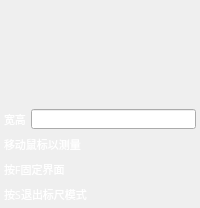
     <widget class="QWidget" name="rulerPage">
      <layout class="QVBoxLayout" name="verticalLayout_3">
       <property name="spacing">
        <number>0</number>
       </property>
       <property name="leftMargin">
        <number>0</number>
       </property>
       <property name="topMargin">
        <number>0</number>
       </property>
       <property name="rightMargin">
        <number>0</number>
       </property>
       <property name="bottomMargin">
        <number>0</number>
       </property>
       <item>
        <widget class="QWidget" name="rectangleWidget" native="true">
         <property name="sizePolicy">
          <sizepolicy hsizetype="Fixed" vsizetype="Fixed">
           <horstretch>0</horstretch>
           <verstretch>0</verstretch>
          </sizepolicy>
         </property>
         <property name="minimumSize">
          <size>
           <width>165</width>
           <height>105</height>
          </size>
         </property>
         <property name="maximumSize">
          <size>
           <width>165</width>
           <height>105</height>
          </size>
         </property>
         <layout class="QGridLayout" name="gridLayout">
          <property name="leftMargin">
           <number>0</number>
          </property>
          <property name="topMargin">
           <number>0</number>
          </property>
          <property name="rightMargin">
           <number>0</number>
          </property>
          <property name="bottomMargin">
           <number>0</number>
          </property>
          <property name="spacing">
           <number>0</number>
          </property>
          <item row="2" column="0">
           <widget class="RectangleBorderLabel" name="lbLabel">
            <property name="minimumSize">
             <size>
              <width>55</width>
              <height>35</height>
             </size>
            </property>
            <property name="maximumSize">
             <size>
              <width>55</width>
              <height>35</height>
             </size>
            </property>
            <property name="text">
             <string/>
            </property>
           </widget>
          </item>
          <item row="2" column="2">
           <widget class="RectangleBorderLabel" name="rbLabel">
            <property name="minimumSize">
             <size>
              <width>55</width>
              <height>35</height>
             </size>
            </property>
            <property name="maximumSize">
             <size>
              <width>55</width>
              <height>35</height>
             </size>
            </property>
            <property name="text">
             <string/>
            </property>
           </widget>
          </item>
          <item row="0" column="2">
           <widget class="RectangleBorderLabel" name="rtLabel">
            <property name="minimumSize">
             <size>
              <width>55</width>
              <height>35</height>
             </size>
            </property>
            <property name="maximumSize">
             <size>
              <width>55</width>
              <height>35</height>
             </size>
            </property>
            <property name="text">
             <string/>
            </property>
           </widget>
          </item>
          <item row="0" column="0">
           <widget class="RectangleBorderLabel" name="ltLabel">
            <property name="minimumSize">
             <size>
              <width>55</width>
              <height>35</height>
             </size>
            </property>
            <property name="maximumSize">
             <size>
              <width>55</width>
              <height>35</height>
             </size>
            </property>
            <property name="text">
             <string/>
            </property>
           </widget>
          </item>
          <item row="0" column="1">
           <widget class="RectangleBorderLabel" name="tLabel">
            <property name="minimumSize">
             <size>
              <width>55</width>
              <height>35</height>
             </size>
            </property>
            <property name="maximumSize">
             <size>
              <width>55</width>
              <height>35</height>
             </size>
            </property>
            <property name="text">
             <string/>
            </property>
           </widget>
          </item>
          <item row="1" column="0">
           <widget class="RectangleBorderLabel" name="lLabel">
            <property name="minimumSize">
             <size>
              <width>55</width>
              <height>35</height>
             </size>
            </property>
            <property name="maximumSize">
             <size>
              <width>55</width>
              <height>35</height>
             </size>
            </property>
            <property name="text">
             <string/>
            </property>
           </widget>
          </item>
          <item row="1" column="1">
           <widget class="RectangleBorderLabel" name="cLabel">
            <property name="minimumSize">
             <size>
              <width>55</width>
              <height>35</height>
             </size>
            </property>
            <property name="maximumSize">
             <size>
              <width>55</width>
              <height>35</height>
             </size>
            </property>
            <property name="text">
             <string/>
            </property>
           </widget>
          </item>
          <item row="1" column="2">
           <widget class="RectangleBorderLabel" name="rLabel">
            <property name="minimumSize">
             <size>
              <width>55</width>
              <height>35</height>
             </size>
            </property>
            <property name="maximumSize">
             <size>
              <width>55</width>
              <height>35</height>
             </size>
            </property>
            <property name="text">
             <string/>
            </property>
           </widget>
          </item>
          <item row="2" column="1">
           <widget class="RectangleBorderLabel" name="bLabel">
            <property name="minimumSize">
             <size>
              <width>55</width>
              <height>35</height>
             </size>
            </property>
            <property name="maximumSize">
             <size>
              <width>55</width>
              <height>35</height>
             </size>
            </property>
            <property name="text">
             <string/>
            </property>
           </widget>
          </item>
         </layout>
        </widget>
       </item>
       <item>
        <widget class="QWidget" name="sizeInfoWidget" native="true">
         <layout class="QGridLayout" name="gridLayout_2">
          <property name="leftMargin">
           <number>4</number>
          </property>
          <property name="topMargin">
           <number>4</number>
          </property>
          <property name="rightMargin">
           <number>4</number>
          </property>
          <property name="bottomMargin">
           <number>4</number>
          </property>
          <property name="spacing">
           <number>5</number>
          </property>
          <item row="0" column="1">
           <widget class="QLineEdit" name="distanceEdit">
            <property name="minimumSize">
             <size>
              <width>0</width>
              <height>20</height>
             </size>
            </property>
            <property name="maximumSize">
             <size>
              <width>16777215</width>
              <height>20</height>
             </size>
            </property>
            <property name="font">
             <font>
              <family>微软雅黑</family>
              <pointsize>8</pointsize>
             </font>
            </property>
            <property name="text">
             <string/>
            </property>
            <property name="readOnly">
             <bool>true</bool>
            </property>
           </widget>
          </item>
          <item row="0" column="0">
           <widget class="QLabel" name="label_6">
            <property name="minimumSize">
             <size>
              <width>0</width>
              <height>20</height>
             </size>
            </property>
            <property name="maximumSize">
             <size>
              <width>16777215</width>
              <height>20</height>
             </size>
            </property>
            <property name="palette">
             <palette>
              <active>
               <colorrole role="WindowText">
                <brush brushstyle="SolidPattern">
                 <color alpha="255">
                  <red>255</red>
                  <green>255</green>
                  <blue>255</blue>
                 </color>
                </brush>
               </colorrole>
              </active>
              <inactive>
               <colorrole role="WindowText">
                <brush brushstyle="SolidPattern">
                 <color alpha="255">
                  <red>255</red>
                  <green>255</green>
                  <blue>255</blue>
                 </color>
                </brush>
               </colorrole>
              </inactive>
              <disabled>
               <colorrole role="WindowText">
                <brush brushstyle="SolidPattern">
                 <color alpha="255">
                  <red>120</red>
                  <green>120</green>
                  <blue>120</blue>
                 </color>
                </brush>
               </colorrole>
              </disabled>
             </palette>
            </property>
            <property name="font">
             <font>
              <family>微软雅黑</family>
              <pointsize>8</pointsize>
             </font>
            </property>
            <property name="text">
             <string notr="true">宽高</string>
            </property>
            <property name="textFormat">
             <enum>Qt::PlainText</enum>
            </property>
            <property name="scaledContents">
             <bool>true</bool>
            </property>
           </widget>
          </item>
          <item row="2" column="0" colspan="2">
           <widget class="QLabel" name="tipsLabel_2">
            <property name="minimumSize">
             <size>
              <width>0</width>
              <height>20</height>
             </size>
            </property>
            <property name="maximumSize">
             <size>
              <width>16777215</width>
              <height>20</height>
             </size>
            </property>
            <property name="palette">
             <palette>
              <active>
               <colorrole role="WindowText">
                <brush brushstyle="SolidPattern">
                 <color alpha="255">
                  <red>255</red>
                  <green>255</green>
                  <blue>255</blue>
                 </color>
                </brush>
               </colorrole>
              </active>
              <inactive>
               <colorrole role="WindowText">
                <brush brushstyle="SolidPattern">
                 <color alpha="255">
                  <red>255</red>
                  <green>255</green>
                  <blue>255</blue>
                 </color>
                </brush>
               </colorrole>
              </inactive>
              <disabled>
               <colorrole role="WindowText">
                <brush brushstyle="SolidPattern">
                 <color alpha="255">
                  <red>120</red>
                  <green>120</green>
                  <blue>120</blue>
                 </color>
                </brush>
               </colorrole>
              </disabled>
             </palette>
            </property>
            <property name="font">
             <font>
              <family>微软雅黑</family>
              <pointsize>8</pointsize>
             </font>
            </property>
            <property name="text">
             <string notr="true">移动鼠标以测量</string>
            </property>
            <property name="textFormat">
             <enum>Qt::PlainText</enum>
            </property>
            <property name="scaledContents">
             <bool>true</bool>
            </property>
           </widget>
          </item>
          <item row="3" column="0" colspan="2">
           <widget class="QLabel" name="label_9">
            <property name="minimumSize">
             <size>
              <width>0</width>
              <height>20</height>
             </size>
            </property>
            <property name="maximumSize">
             <size>
              <width>16777215</width>
              <height>20</height>
             </size>
            </property>
            <property name="palette">
             <palette>
              <active>
               <colorrole role="WindowText">
                <brush brushstyle="SolidPattern">
                 <color alpha="255">
                  <red>255</red>
                  <green>255</green>
                  <blue>255</blue>
                 </color>
                </brush>
               </colorrole>
              </active>
              <inactive>
               <colorrole role="WindowText">
                <brush brushstyle="SolidPattern">
                 <color alpha="255">
                  <red>255</red>
                  <green>255</green>
                  <blue>255</blue>
                 </color>
                </brush>
               </colorrole>
              </inactive>
              <disabled>
               <colorrole role="WindowText">
                <brush brushstyle="SolidPattern">
                 <color alpha="255">
                  <red>120</red>
                  <green>120</green>
                  <blue>120</blue>
                 </color>
                </brush>
               </colorrole>
              </disabled>
             </palette>
            </property>
            <property name="font">
             <font>
              <family>微软雅黑</family>
              <pointsize>8</pointsize>
             </font>
            </property>
            <property name="text">
             <string notr="true">按F固定界面</string>
            </property>
            <property name="textFormat">
             <enum>Qt::PlainText</enum>
            </property>
            <property name="scaledContents">
             <bool>true</bool>
            </property>
           </widget>
          </item>
          <item row="4" column="0" colspan="2">
           <widget class="QLabel" name="label_8">
            <property name="minimumSize">
             <size>
              <width>0</width>
              <height>20</height>
             </size>
            </property>
            <property name="maximumSize">
             <size>
              <width>16777215</width>
              <height>20</height>
             </size>
            </property>
            <property name="palette">
             <palette>
              <active>
               <colorrole role="WindowText">
                <brush brushstyle="SolidPattern">
                 <color alpha="255">
                  <red>255</red>
                  <green>255</green>
                  <blue>255</blue>
                 </color>
                </brush>
               </colorrole>
              </active>
              <inactive>
               <colorrole role="WindowText">
                <brush brushstyle="SolidPattern">
                 <color alpha="255">
                  <red>255</red>
                  <green>255</green>
                  <blue>255</blue>
                 </color>
                </brush>
               </colorrole>
              </inactive>
              <disabled>
               <colorrole role="WindowText">
                <brush brushstyle="SolidPattern">
                 <color alpha="255">
                  <red>120</red>
                  <green>120</green>
                  <blue>120</blue>
                 </color>
                </brush>
               </colorrole>
              </disabled>
             </palette>
            </property>
            <property name="font">
             <font>
              <family>微软雅黑</family>
              <pointsize>8</pointsize>
             </font>
            </property>
            <property name="text">
             <string notr="true">按S退出标尺模式</string>
            </property>
            <property name="textFormat">
             <enum>Qt::PlainText</enum>
            </property>
            <property name="scaledContents">
             <bool>true</bool>
            </property>
           </widget>
          </item>
         </layout>
        </widget>
       </item>
      </layout>
     </widget>
